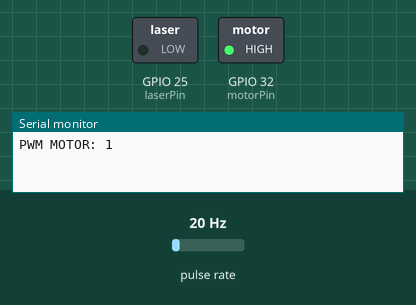
Recording of a sketch running on a simulated ESP32. On the bench: switched loads named in the sketch (green lamp = pin HIGH), the last lines printed to the serial monitor. Wiring (inferred from the names in the program): pulse sensor: data GPIO 14. Inputs (shaded band) come from the test bench; at power-on: pulse rate 20 Hz.

Above: at 1.2 s.
1.3 s: pulse rate (sensor on GPIO 14) set to 50 Hz
At 2.6 s:
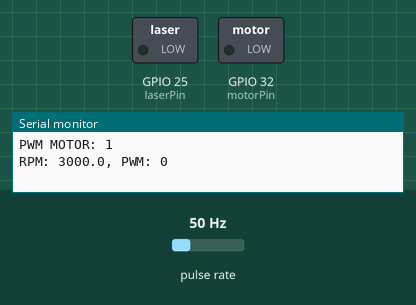
4.3 s: pulse rate (sensor on GPIO 14) set to 4 Hz
At 5.6 s:
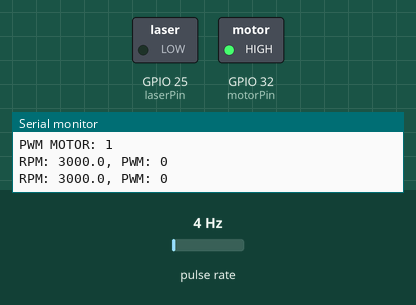
5.9 s: pulse rate (sensor on GPIO 14) set to 100 Hz
At 7.2 s:
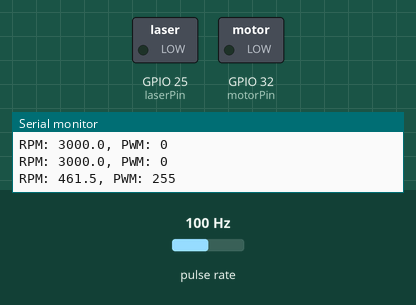
Timing chart, 0 to 8.5 s (numbered marks = the images above; inputs shaded):
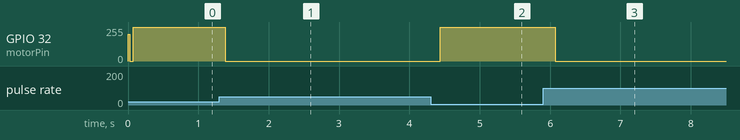

Measured:
- after the input at 1.3 s, GPIO 32 (motorPin): 255/255 → 0/255 after 0.08 s
- after the input at 4.3 s, GPIO 32 (motorPin): 0/255 → 255/255 after 0.14 s
- after the input at 5.9 s, GPIO 32 (motorPin): 255/255 → 0/255 after 0.18 s

The sketch:

laser_calibrate_lines.ino
```cpp
// Laser Control for ESP32 with Optical Sensor Index
#include <Arduino.h>
#include <stdlib.h>
#include <string.h>   // para strtok(), strncmp()

// === Parámetros de control PID ===
static float setpointRPM = 2200.0000;   // consigna en RPM
static float Kp = 0.8000000;               // ganancia proporcional
static float Ki = 0.0001000;              // ganancia integral
static float Kd = 0.0000000;              // ganancia derivativa
// === Variables de estado del PID ===
float integral = 0.0;
float lastError = 0.0;
unsigned long lastControlTime = 0;
static unsigned long lastRpmSendTime = 0;  // registro de la última vez que enviamos

// Pines de conexión
typedef uint16_t u16;
typedef uint32_t u32;
const int laserPin  = 25;  // Pin del láser
const int sensorPin = 14;  // Pin del interruptor óptico (index)
const int motorPin = 32;
// Número de espejos/líneas
const u16 NUM_MIRRORS = 12;

// Variables de estado de la revolución
volatile unsigned long revolutionStart  = 0;
static volatile unsigned long revolutionPeriod = 2000000;  // valor inicial estimado (2 s)
volatile bool newRevolution              = false;

// Ángulos en décimas de grado (recibidos por serial)
volatile u16 startAngleTenths[NUM_MIRRORS];
volatile u16 endAngleTenths[NUM_MIRRORS];

// Tiempos en microsegundos (calculados cada vuelta)
u32 startMicro[NUM_MIRRORS];
u32 endMicro[NUM_MIRRORS];

// ISR: detecta el índice de la revolución
void IRAM_ATTR sensorISR() {
  unsigned long now = micros();
  revolutionPeriod = now - revolutionStart;
  revolutionStart  = now;
  newRevolution    = true;
}

void setup() {
  Serial.begin(115200);
  pinMode(laserPin, OUTPUT);
  digitalWrite(laserPin, LOW);
  pinMode(sensorPin, INPUT_PULLUP);
  attachInterrupt(digitalPinToInterrupt(sensorPin), sensorISR, FALLING);
  Serial.print("PWM MOTOR: ");
  Serial.println(ledcAttach(motorPin, 500, 8));
  ledcWrite(motorPin, 200);

  // Inicializa ángulos a cero (todas las líneas deshabilitadas)
  for (u16 i = 0; i < NUM_MIRRORS; i++) {
    startAngleTenths[i] = 0;
    endAngleTenths[i]   = 0;
  }
  revolutionStart = micros();
}

void loop() {
  if (Serial.available()) {
    String cmd = Serial.readStringUntil('\n');
    cmd.trim();
    if (cmd.startsWith("UPDATE")) {
      int values[NUM_MIRRORS * 2];
      int idx = 0;
      char *buf = const_cast<char*>(cmd.c_str());
      strtok(buf, ",");  // descarta "UPDATE"
      char *tok;
      while ((tok = strtok(NULL, ",")) != NULL && idx < NUM_MIRRORS * 2) {
        values[idx++] = atoi(tok);
      }
      if (idx == NUM_MIRRORS * 2) {
        for (u16 i = 0; i < NUM_MIRRORS; i++) {
          startAngleTenths[i] = values[2 * i];
          endAngleTenths[i]   = values[2 * i + 1];
        }
        Serial.println("OK");
      } else {
        Serial.println("ERR: Invalid count");
      }
    }
  }

  // 2) Al inicio de cada revolución, recalcula tiempos (µs) para cada espejo
  if (newRevolution) {
    newRevolution = false;
    // 1) Leer comandos seriales: "UPDATE,s0,e0,s1,e1,...,s11,e11\n"
    // 1) Calcula RPM: 60s / (periodo en s)
    //    revolutionPeriod µs → revolutionPeriod/1e6 s
    float rpm = 60.0f * 1e6f / (float)revolutionPeriod;

    // Tiempo transcurrido desde el último control (segundos)
    unsigned long now_ms = micros();
    float dt = (now_ms - lastControlTime) / 1000000.0;
    lastControlTime = now_ms;

    // === PID ===
    float error = setpointRPM - rpm;
     integral = integral + error * dt;
    float derivative = (error - lastError) / dt;

    float output = Kp*error + Ki*integral + Kd*derivative;
    lastError = error;

    // Convertimos a 0–255 y limitamos
    int pwm = constrain(int(output), 0, 255);
     ledcWrite(motorPin, pwm);
         unsigned long now = millis();
    if (now - lastRpmSendTime >= 2000) {
      lastRpmSendTime = now;  // actualiza el marcador

      // Prepara el buffer
      char rpmBuf[32];
      int len = snprintf(rpmBuf, sizeof(rpmBuf), "RPM: %.1f, PWM: %d", rpm, pwm);
      Serial.println(rpmBuf);
    }
    // Tiempo por décima de grado
    float microStep = (float)revolutionPeriod / 3600.0;
    for (u16 i = 0; i < NUM_MIRRORS; i++) {
      // Si start == end → ventana de duración cero → línea deshabilitada
      startMicro[i] = (u32)(startAngleTenths[i] * microStep);
      endMicro[i]   = (u32)(endAngleTenths[i]   * microStep);
    }
  }

  // 3) Control en tiempo real: enciende/apaga láser según ventanas habilitadas
  unsigned long t = micros() - revolutionStart;
  bool on = false;
  for (u16 i = 0; i < NUM_MIRRORS; i++) {
    // Solo entramos si start < end (ventana válida) y t está dentro
    if (startMicro[i] < endMicro[i] && t >= startMicro[i] && t < endMicro[i]) {
      on = true;
      break;
    }
  }
  //digitalWrite(laserPin, on ? HIGH : LOW);
}
```
